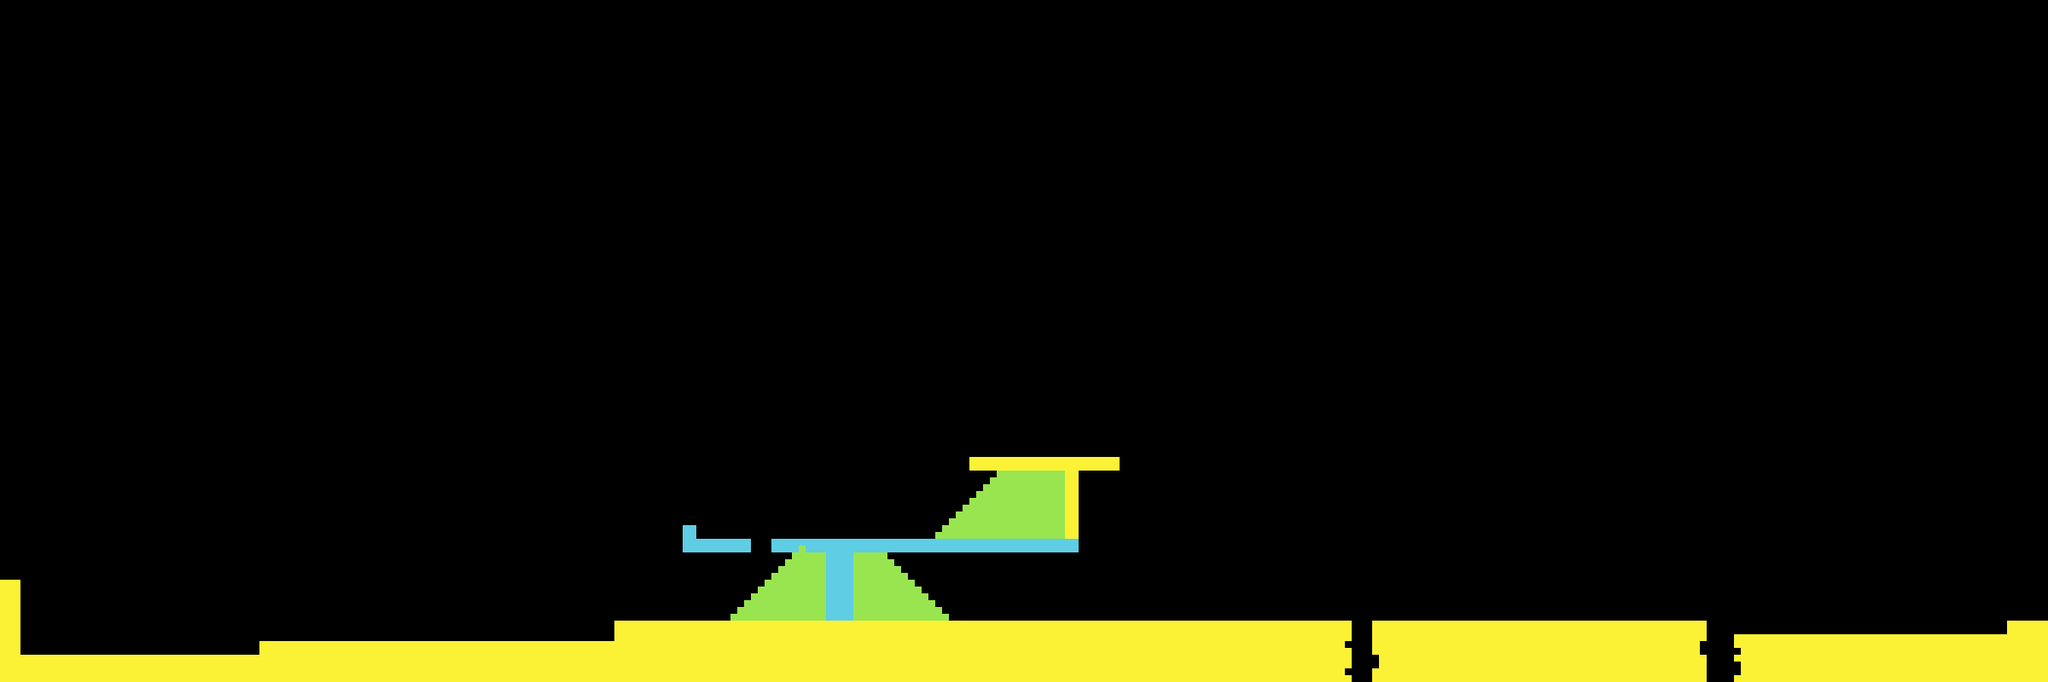

A 2D game scene composited from a Tiled map and its tileset images. What follows is a short description and the map's XML, with each tile layer's data collapsed to a summary:
An orthogonal 300x100 tile map with 8x8 px tiles, 1 tile layer (middleground) and 18 objects (5x troll_point, 3x knight, 3x air_attack_point, 2x hitbox_upstairs_right, 2x hitbox_downstairs_left, ...).

<map version="1.2" tiledversion="1.3.1" orientation="orthogonal" renderorder="right-down" compressionlevel="0" width="300" height="100" tilewidth="8" tileheight="8" infinite="0" nextlayerid="6" nextobjectid="24">
 <tileset firstgid="1" source="Tileset/Tilemap.tsx" />
 <group id="2" name="middleground">
  <layer id="1" name="middleground" width="300" height="100">
   <data>[30000 cells, 2788 non-empty, 3 distinct tile ids]</data>
  </layer>
  <objectgroup id="5" name="middleground">
   <object id="2" name="knight" type="knight" x="343" y="720" width="10" height="32" />
   <object id="3" name="knight" type="knight" x="1551" y="696" width="10" height="32" />
   <object id="4" name="hitbox_upstairs_right" type="hitbox_upstairs_right" x="1080" y="631" width="40" height="1" />
   <object id="5" name="hitbox_downstairs_left" type="hitbox_downstairs_left" x="1168" y="535" width="40" height="1" />
   <object id="6" name="hitbox_upstairs_right" type="hitbox_upstairs_right" x="840" y="727" width="40" height="1" />
   <object id="7" name="hitbox_downstairs_left" type="hitbox_downstairs_left" x="928" y="631" width="40" height="1" />
   <object id="8" name="hitbox_downstairs_right" type="hitbox_downstairs_right" x="999" y="631" width="40" height="1" />
   <object id="9" name="hitbox_upstairs_left" type="hitbox_upstairs_left" x="1088" y="727" width="40" height="1" />
   <object id="14" name="troll_point" type="troll_point" x="792" y="720" width="8" height="8" />
   <object id="15" name="troll_point" type="troll_point" x="980" y="624" width="8" height="8" />
   <object id="16" name="knight" type="knight" x="646" y="719" width="10" height="32" />
   <object id="17" name="troll_point" type="troll_point" x="1384" y="720" width="8" height="8" />
   <object id="18" name="troll_point" type="troll_point" x="1784" y="720" width="8" height="8" />
   <object id="20" name="troll_point" type="troll_point" x="1984" y="720" width="8" height="8" />
   <object id="21" name="air_attack_point" type="air_attack_point" x="952" y="648" width="8" height="8" />
   <object id="22" name="air_attack_point" type="air_attack_point" x="1227" y="551" width="8" height="8" />
   <object id="23" name="air_attack_point" type="air_attack_point" x="1575" y="641" width="8" height="8" />
  </objectgroup>
 </group>
 <group id="3" name="player">
  <objectgroup id="4" name="player">
   <object id="1" name="player" type="player" x="31" y="736" width="10" height="32" />
  </objectgroup>
 </group>
</map>
